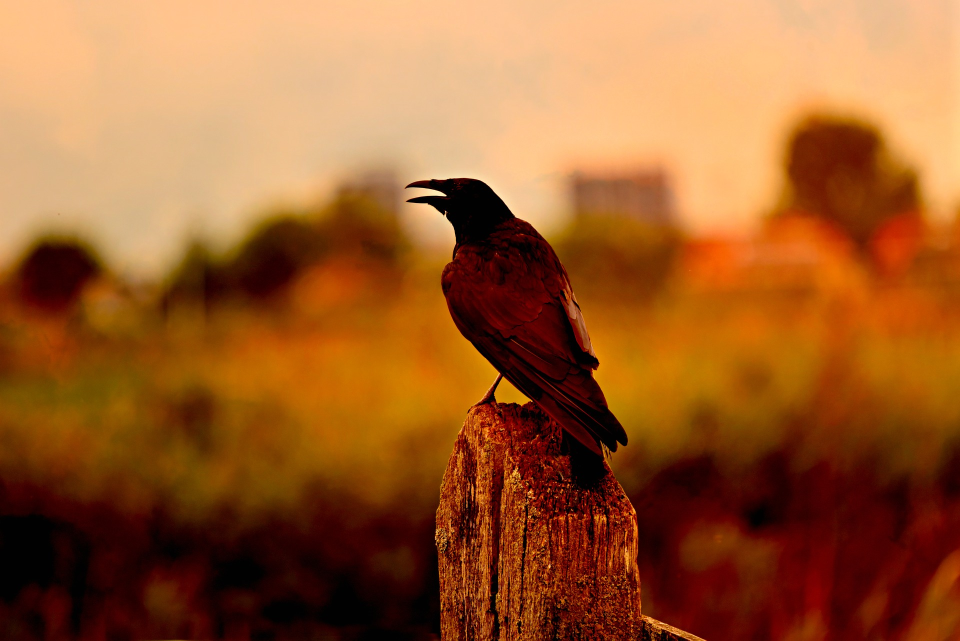
#> input picture images/test2.jpg, 1920 x 1281 px (shown at 1/2 size)
$ python hsv_1.py
#> lines starting #> are read from the running program, lines starting #| are printed output that depends on the picture
import cv2

src = cv2.imread("images/test2.jpg", cv2.IMREAD_COLOR)
#> src is the input picture: shape (1281, 1920, 3); mean B, G, R 45.6, 92.5, 154.7
print(src.shape)
#| (1281, 1920, 3)

hsv = cv2.cvtColor(src, cv2.COLOR_BGR2HSV)
#> hsv: shape (1281, 1920, 3); mean H, S, V 17.6, 201.4, 154.8
h, s, v = cv2.split(hsv)
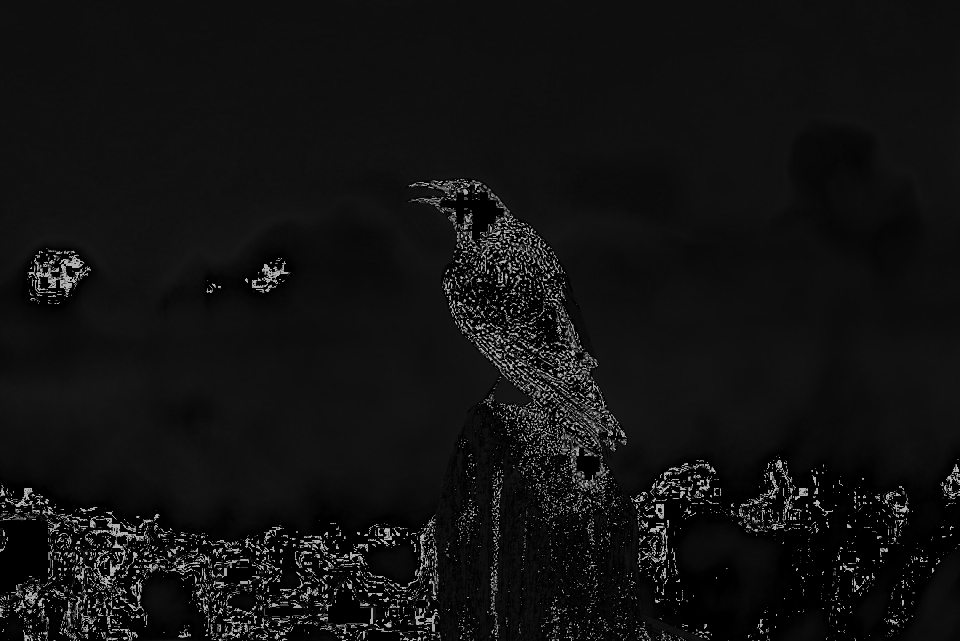
#> h: shape (1281, 1920) (shown at 1/2 size); min 0, max 179, mean 17.6
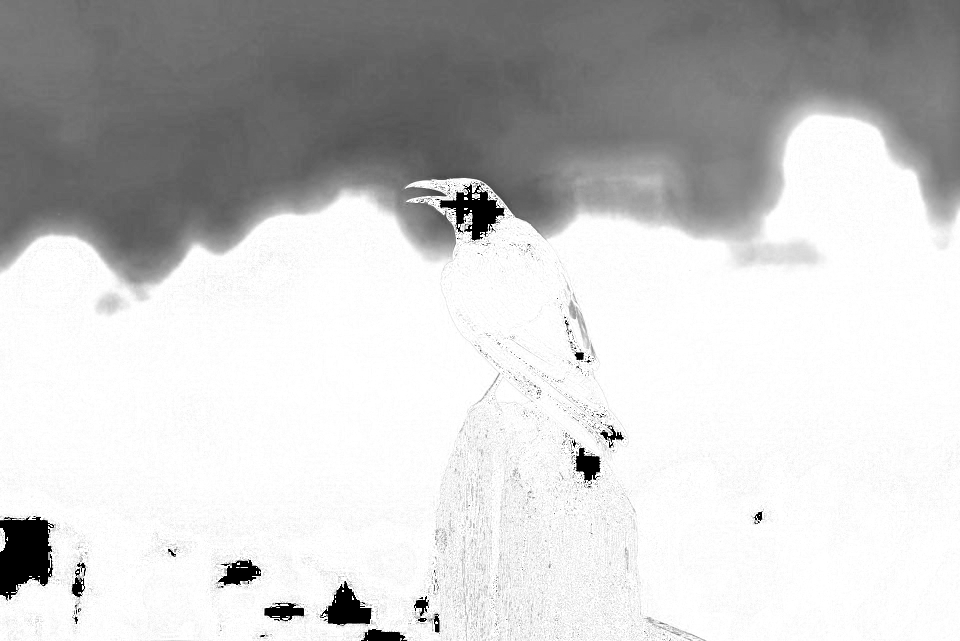
#> s: shape (1281, 1920) (shown at 1/2 size); min 0, max 255, mean 201.4
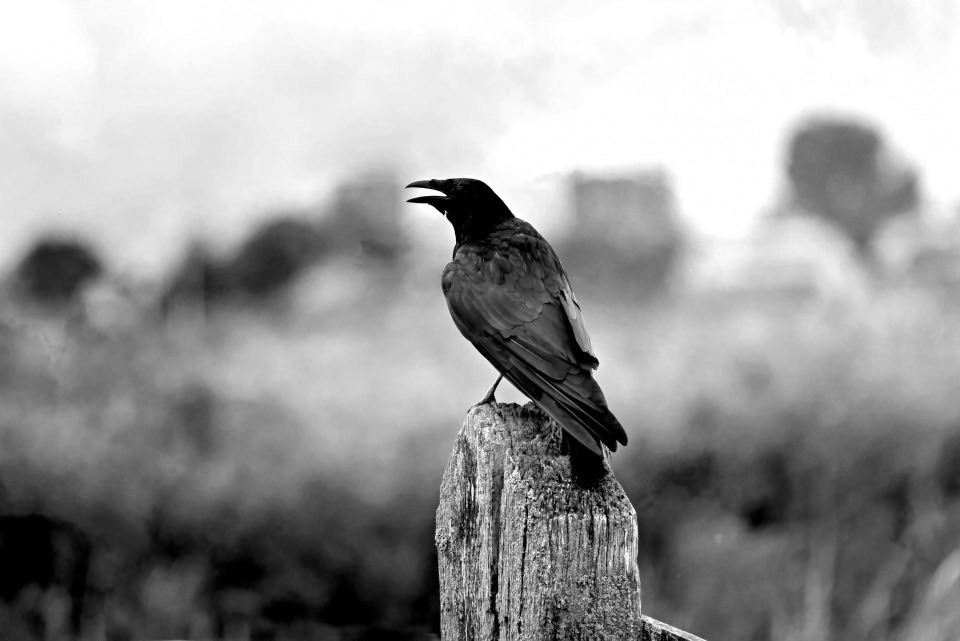
#> v: shape (1281, 1920) (shown at 1/2 size); min 0, max 255, mean 154.8

h2 = cv2.resize(h, dsize=(0, 0), fx=0.5, fy=0.5, interpolation=cv2.INTER_LINEAR)
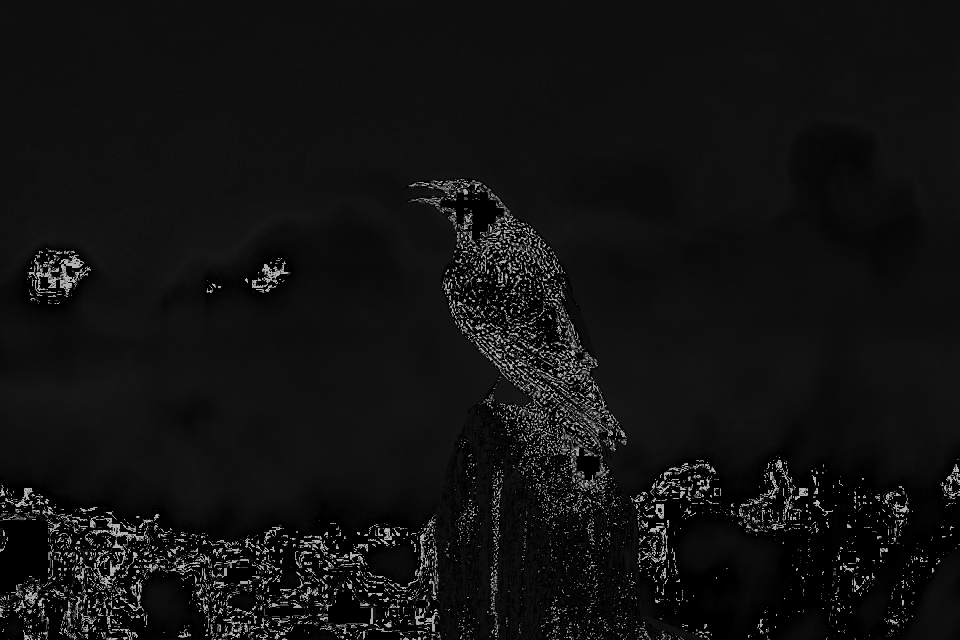
#> h2: shape (640, 960); min 0, max 179, mean 17.6
s2 = cv2.resize(s, dsize=(0, 0), fx=0.5, fy=0.5, interpolation=cv2.INTER_LINEAR)
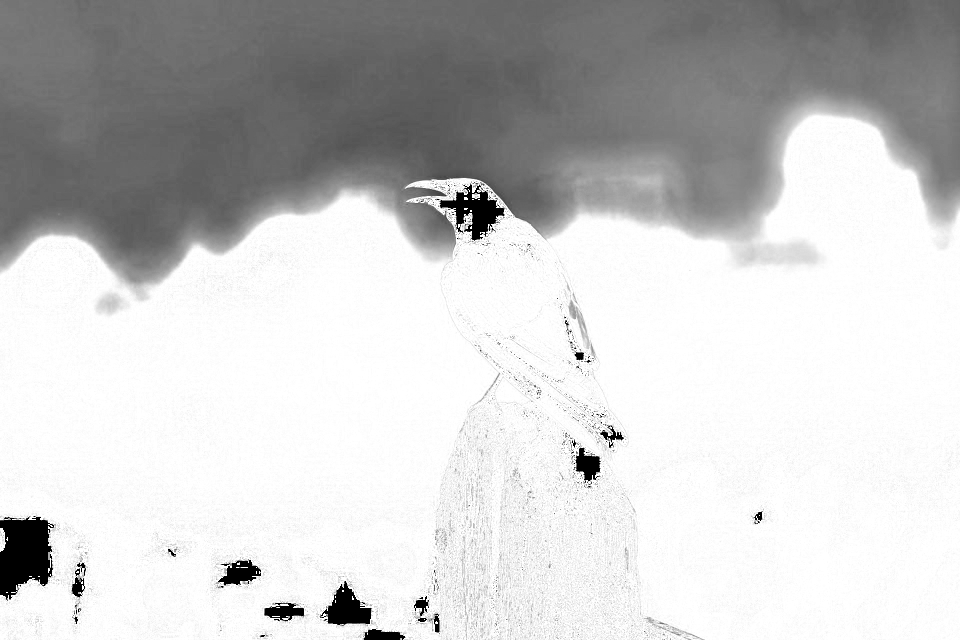
#> s2: shape (640, 960); min 0, max 255, mean 201.5
v2 = cv2.resize(v, dsize=(0, 0), fx=0.5, fy=0.5, interpolation=cv2.INTER_LINEAR)
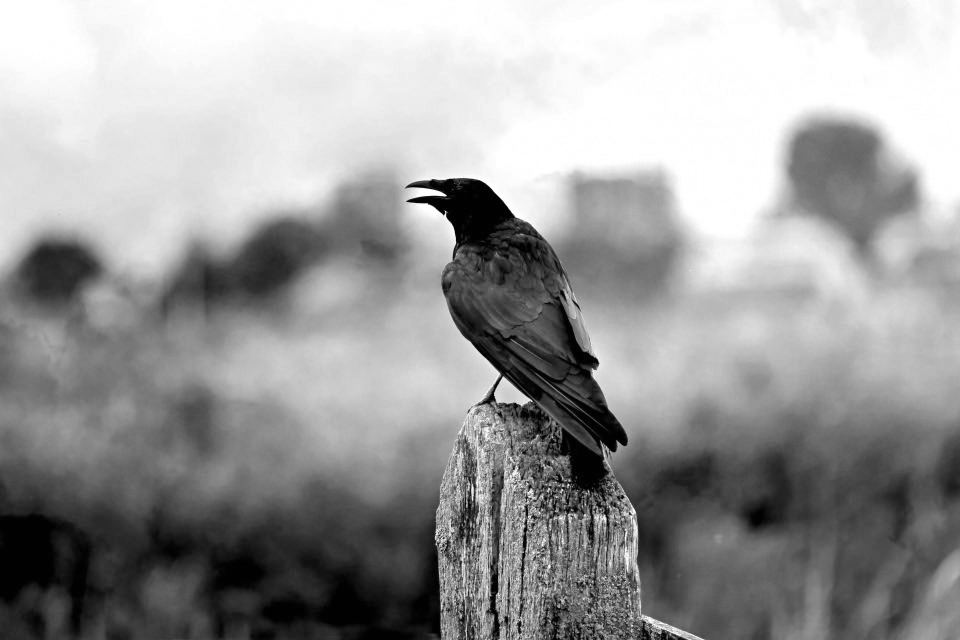
#> v2: shape (640, 960); min 0, max 255, mean 154.9

cv2.imshow("h2", h2)
cv2.imshow("s2", s2)
cv2.imshow("v2", v2)
cv2.waitKey()
cv2.destroyAllWindows()

$ run again, with images/test1.jpg copied over images/test2.jpg
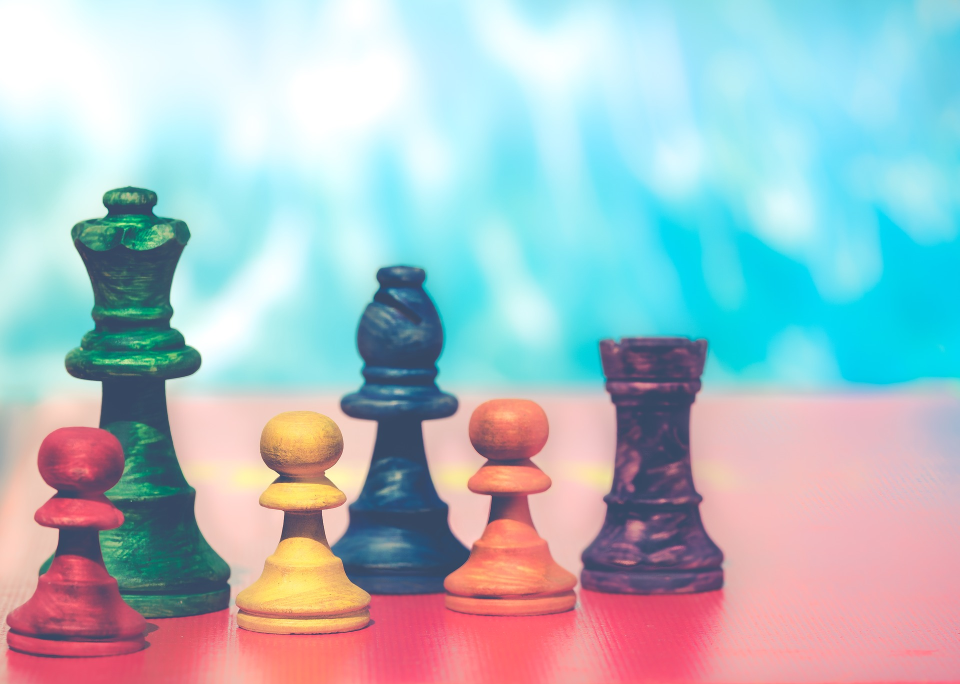
#> input picture images/test1.jpg, 1920 x 1368 px (shown at 1/2 size)
#> src is the input picture: shape (1368, 1920, 3); mean B, G, R 195.1, 188.5, 169.2
#| (1368, 1920, 3)
#> hsv: shape (1368, 1920, 3); mean H, S, V 94.7, 96.4, 221.8
#> `s2 = cv2.resize(s, dsize=(0, 0), fx=0.5, fy=0.5, interpolation=cv2.INT..`:
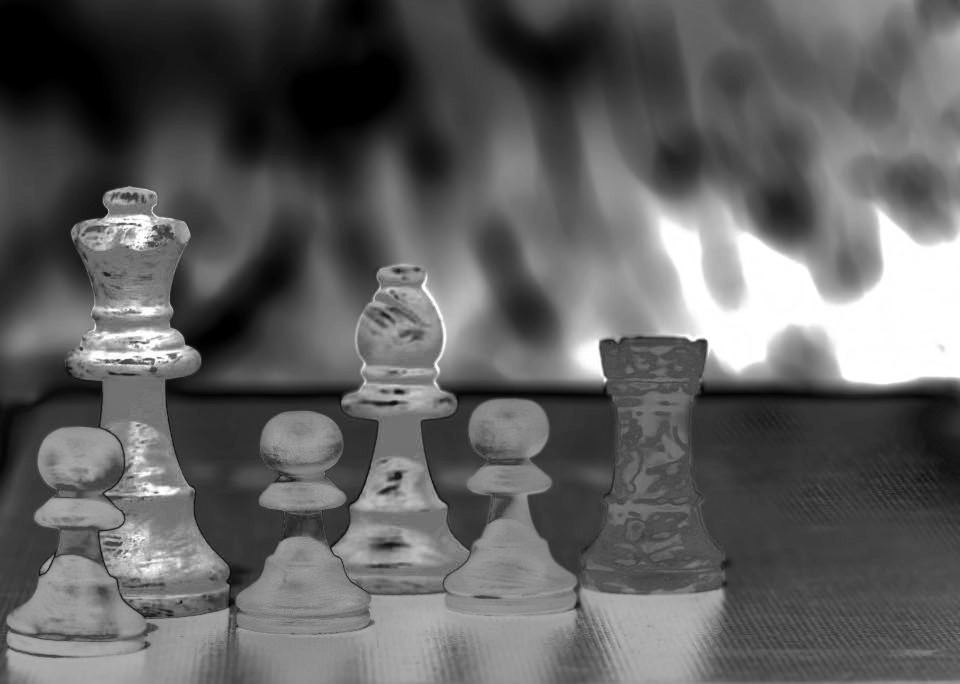
#> s2: shape (684, 960); min 0, max 255, mean 96.5
#> `v2 = cv2.resize(v, dsize=(0, 0), fx=0.5, fy=0.5, interpolation=cv2.INT..`:
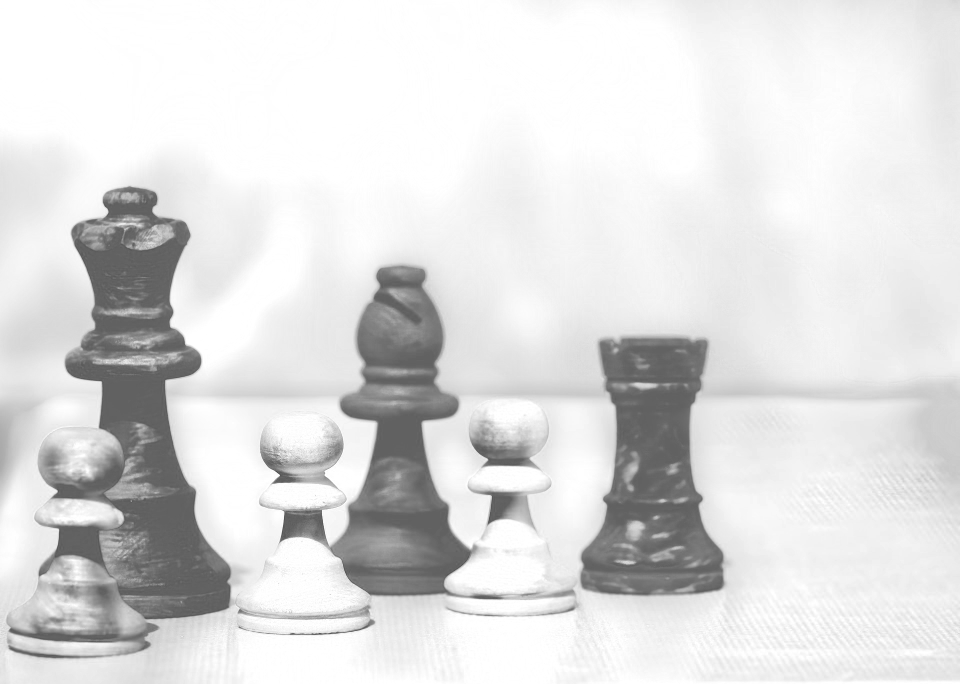
#> v2: shape (684, 960); min 78, max 255, mean 221.9

$ run again, with images/amin2.jpg copied over images/test2.jpg
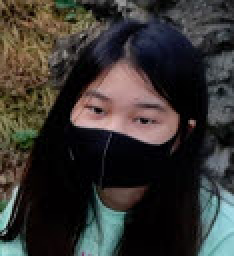
#> input picture images/amin2.jpg, 117 x 128 px (shown 2 times larger)
#> src is the input picture: shape (128, 117, 3); mean B, G, R 49.2, 52.2, 55.1
#| (128, 117, 3)
#> hsv: shape (128, 117, 3); mean H, S, V 74.2, 106, 61.6
#> `h, s, v = cv2.split(hsv)`:
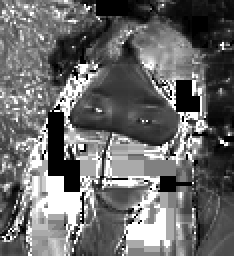
#> s: shape (128, 117) (shown 2 times larger); min 0, max 255, mean 106
#> `v2 = cv2.resize(v, dsize=(0, 0), fx=0.5, fy=0.5, interpolation=cv2.INT..`:
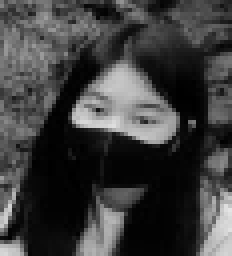
#> v2: shape (64, 58) (shown 4 times larger); min 0, max 229, mean 61.5

$ run again, with images/fruit_1.jpg copied over images/test2.jpg
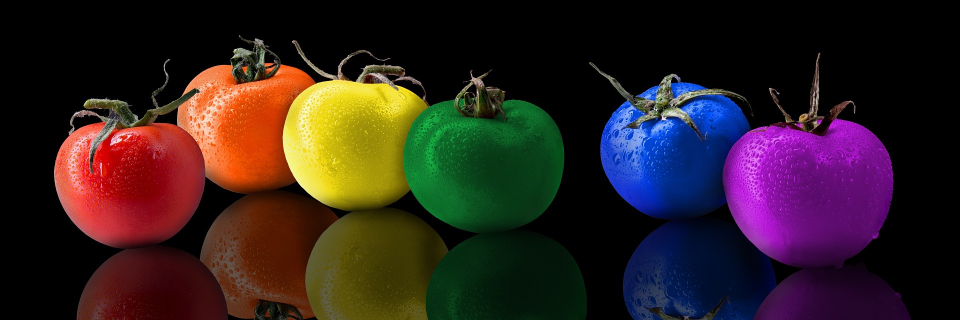
#> input picture images/fruit_1.jpg, 1920 x 640 px (shown at 1/2 size)
#> src is the input picture: shape (640, 1920, 3); mean B, G, R 31.7, 32.7, 48.2
#| (640, 1920, 3)
#> hsv: shape (640, 1920, 3); mean H, S, V 44.6, 125.1, 63.6
#> `s2 = cv2.resize(s, dsize=(0, 0), fx=0.5, fy=0.5, interpolation=cv2.INT..`:
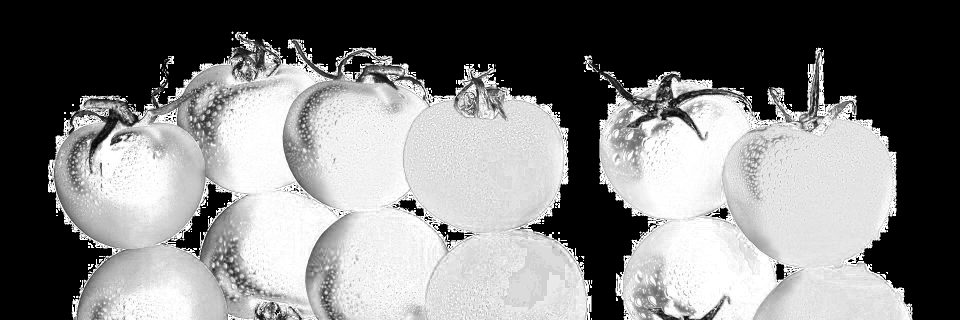
#> s2: shape (320, 960); min 0, max 255, mean 125.2
#> `v2 = cv2.resize(v, dsize=(0, 0), fx=0.5, fy=0.5, interpolation=cv2.INT..`:
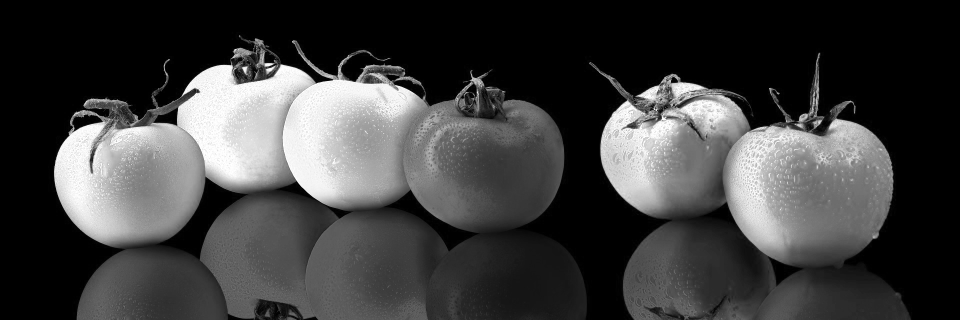
#> v2: shape (320, 960); min 0, max 255, mean 63.7
